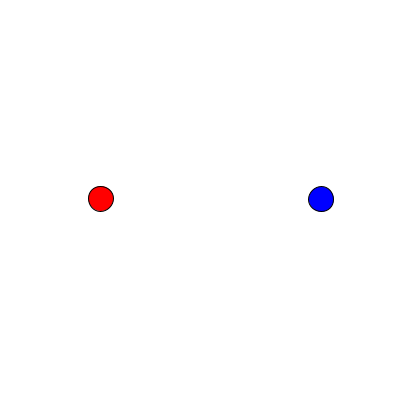
Frame 1 (no input)
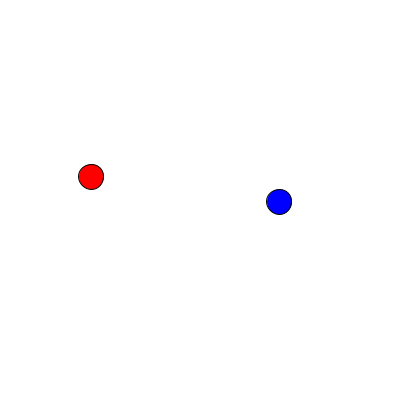
Frame 60 (the mouse pressed at the canvas centre just before this capture)
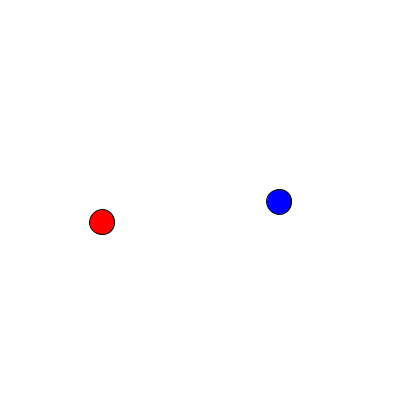
Frame 120 (the mouse held since frame 60 and released just before this capture)

The Processing sketch that drew these frames (run headless with seeded random() and noise(); from frame 60 on, the mouse is pressed at the canvas centre):

// Processing sketch: lab4b_resub
// ── lab4b_resub.pde
//Henry Wrede Black
// two wandering circles

float t;
float x;
float y;
void setup() {
  size(400, 400);
  t = 0;
  x= width/4;
  y = height/2;
}
void draw() {
  ellipseMode(CENTER);
  background(255);

  x = x + random(-3, 3);
  y = y + random(-3, 3);
  // draw circle
  fill(255, 0, 0);
  ellipse(x, y, 25, 25);
  // update circle position
  {
    float x = map(noise(t), 0, 1, width/2, width);
    float y = map(noise(t+1), 0, 1, height/4, height-(height/4) );
    fill(0, 0, 255);
    ellipse(x, y, 25, 25);
  }
  // update t variable
  t+=.01;
}
// Interaction
void mousePressed() {
  x = width/4;
  y = height/2;
  t = 0;
}
